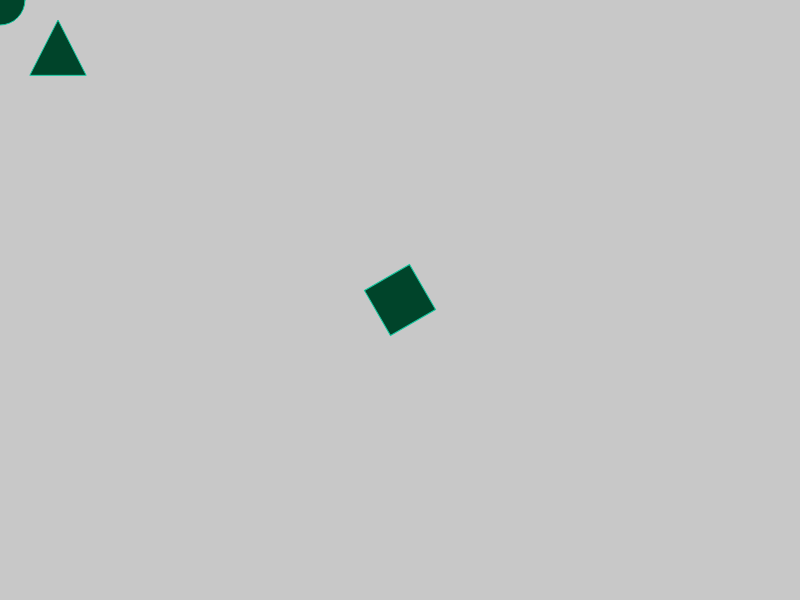
Frame 1 (no input)
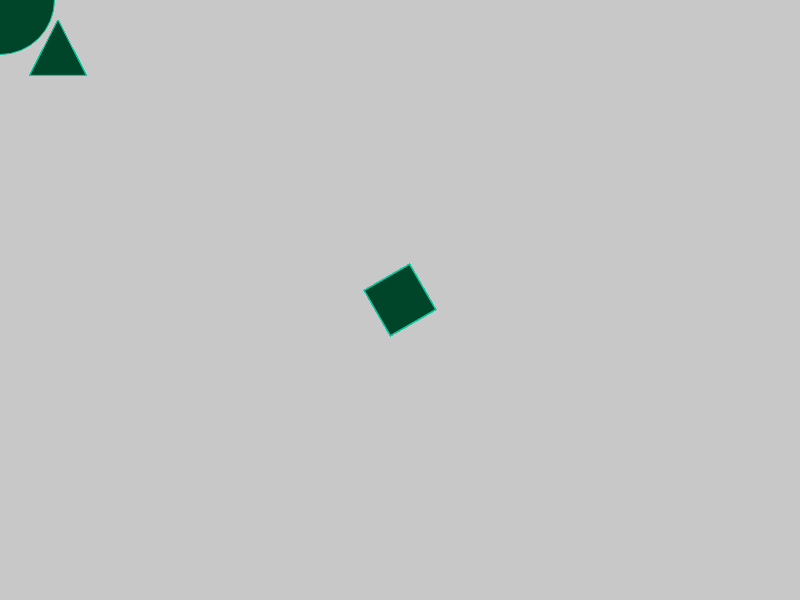
Frame 60 (no input)
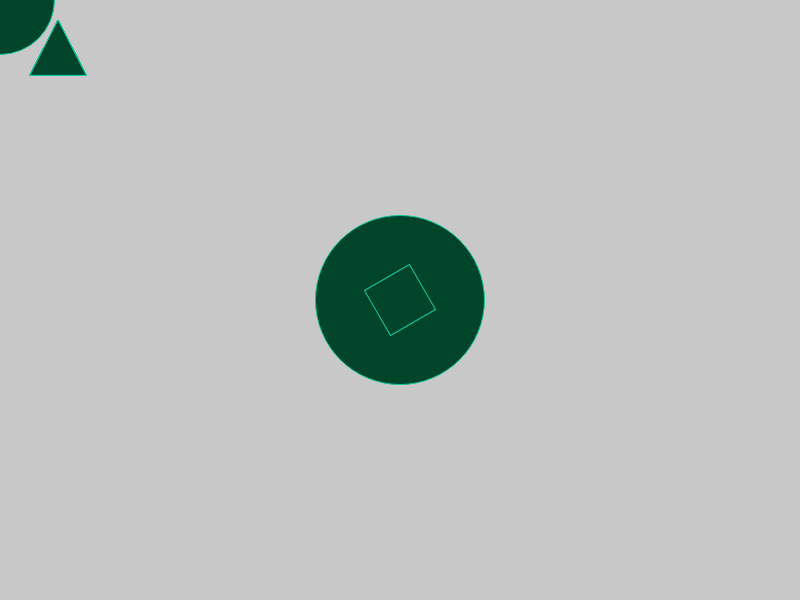
Frame 120 (the mouse pressed at the canvas centre since frame 60)

The p5.js sketch that drew these frames (run headless with seeded random() and noise() and a simulated clock; from frame 60 on, the mouse is pressed at the canvas centre):

// p5.js sketch
// ── sketch.js
//2016 07 20 wednesday
//variables
//debemos declararlas
//DECLARAR
var diametro;
//ASIGNAR
diametro = 50;
//variables locales y globales
//GLOBALES: fuera de una funcion
//LOCALES: dentro de una funcion

function nombreFuncion(){
  
}

function setup() {
  createCanvas(800,600);
  background(200,200,200);
}

function draw() {
  estiloE1();
  //posX posY width height 
  ellipse(mouseX,mouseY,diametro,diametro);
  triangle(30,75,58,20,86,75);
  translate(width/2, height/2);
  rotate(PI/3.0);
  rect(-26, -26, 52, 52);
  diametro = diametro + 1;
}

//Declaracion de funcion de estilo de elipse
function estiloE1(){
    //var local
  var anchoBorde = 10;
  //background
  //background(0,255,0);
  //tamaño borde
  strokeWeight(anchoBorde);
  //color stroke
  stroke(210,0,100);
  //relleno
  fill(0,68,42);
}

//Declaracion de funcion de estilo de elipse
function estiloE1(){
    //var local
  var anchoBorde = 1;
  //background
  //background(0,255,0);
  //tamaño borde
  strokeWeight(anchoBorde);
  //color stroke
  stroke(20,200,160);
  //relleno
  fill(0,68,42);
}
